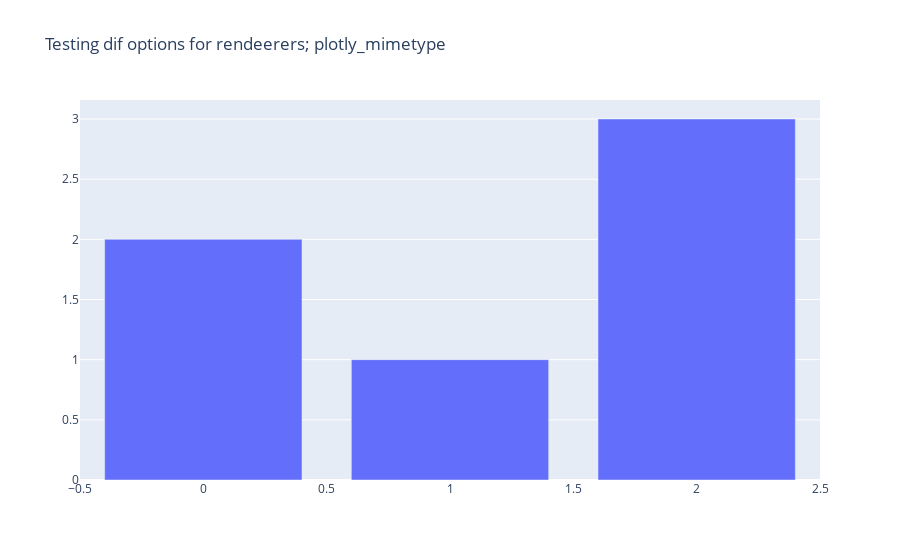

The code cell stored with this chart in its notebook:
### Code cell
fig = go.Figure(
    data=[go.Bar(y=[2, 1, 3])],
    layout_title_text="Testing dif options for rendeerers; plotly_mimetype"
)
fig.show(renderer="plotly_mimetype",auto_open=True)

### Figure 1 — Plotly figure (JSON) as saved in the notebook; plotly's stock layout.template omitted (floating-point values rounded to 4 significant figures)
{"data": [{"type": "bar", "y": [2, 1, 3]}], "layout": {"autosize": true, "title": {"text": "Testing dif options for rendeerers; plotly_mimetype"}, "xaxis": {"autorange": true, "range": [-0.5, 2.5]}, "yaxis": {"autorange": true, "range": [0, 3.158], "type": "linear"}}}
